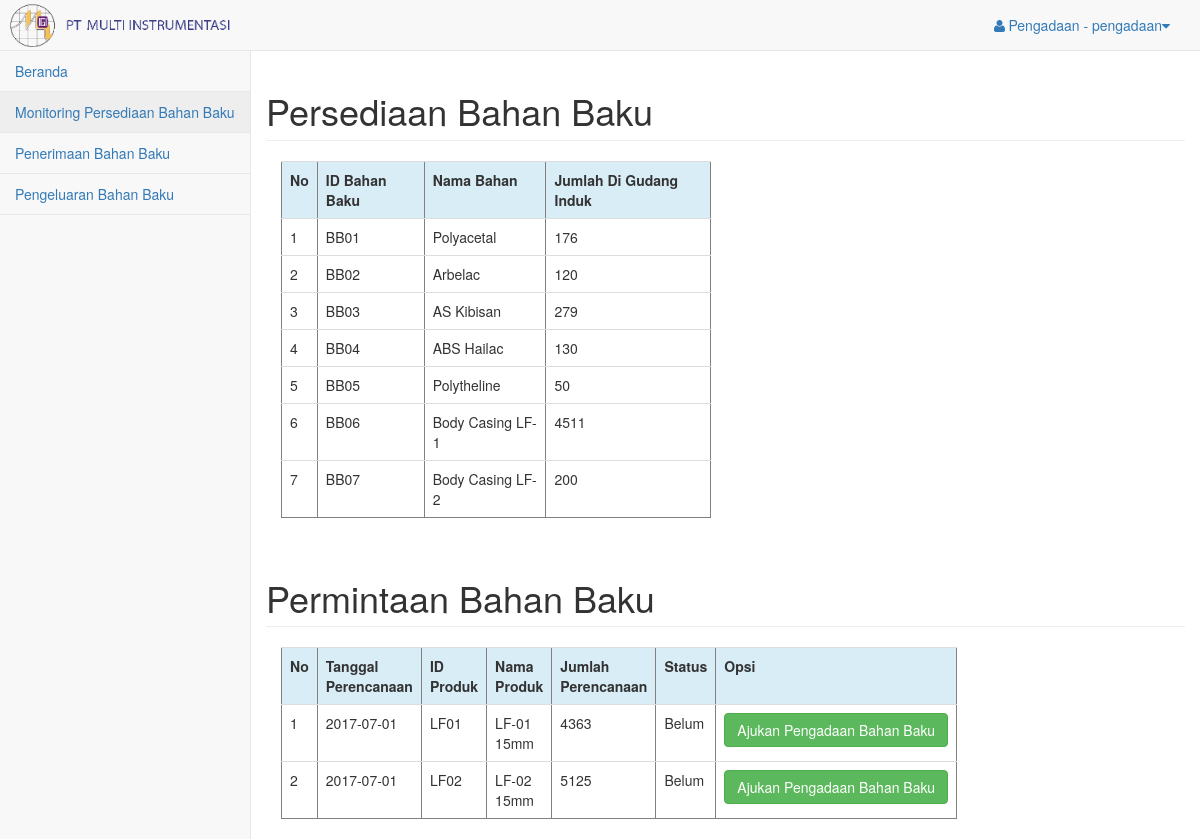
Screenshot of /pages/gudang_induk/index.php?page=monitoring_persediaan (signed in) with the database file from the repository.
### tables this page shows
CREATE TABLE `bahan_baku` (
  `id_bahanbaku` varchar(4) NOT NULL,
  `nama_bahan` varchar(20) NOT NULL,
  `jumlah` int(11) NOT NULL
);

CREATE TABLE `rencana_produksi` (
  `id_rencana` int(11) NOT NULL,
  `tanggal_rencana` date DEFAULT NULL,
  `id_produk` varchar(4) DEFAULT NULL,
  `jumlah` int(11) DEFAULT NULL,
  `status_rencana` varchar(5) NOT NULL
);

CREATE TABLE `produk` (
  `id_produk` varchar(4) NOT NULL,
  `nama_produk` varchar(20) DEFAULT NULL,
  `harga` int(11) NOT NULL,
  `jumlah` int(11) NOT NULL
);

### pages/gudang_induk/monitoring_persediaan.php (the view, shortened to what this page needs)
<!DOCTYPE html>
<?php
include 'koneksi.php';
 ?>
<html>
    <head>
    </head>
    <body>
        <div class="row">
        <h1 class="page-header">Persediaan Bahan Baku</h1>
        <div class="col-md-6">
            <table border="1" class="table">
                <tr class="info">
                    <th>No</th>
                    <th>ID Bahan Baku</th>
                    <th>Nama Bahan</th>
                    <th>Jumlah Di Gudang Induk</th>
                </tr>
                <?php
                $query_sql = mysqli_query($koneksi, "SELECT * FROM bahan_baku");
                $nomor = 1;
                while ($data = mysqli_fetch_array($query_sql)) {
                ?>
                <tr>
                    <td><?php echo $nomor++; ?></td>
                    <td><?php echo $data['id_bahanbaku']; ?></td>
                    <td><?php echo $data['nama_bahan']; ?></td>
                    <td><?php echo $data['jumlah']; ?></td>
                </tr>
                <?php
                }
                ?>
            </table>
        </div>
        </div>
        <div class="row">
        <h1 class="page-header">Permintaan Bahan Baku</h1>
            <div class="col-md-9">
                <table border="1" class="table">
                    <tr class="info">
                        <th>No</th>
                        <th>Tanggal Perencanaan</th>
                        <th>ID Produk</th>
                        <th>Nama Produk</th>
                        <th>Jumlah Perencanaan </th>
                        <th>Status</th>
                        <th>Opsi</th>
                    </tr>
                    <?php
                        $query_rencana = mysqli_query($koneksi,"SELECT rencana_produksi.id_rencana as id_rencana,
                                rencana_produksi.tanggal_rencana as tanggal,
                                rencana_produksi.id_produk as id_produk,
                                produk.nama_produk as nama_produk,
                                rencana_produksi.jumlah as jumlah,
                                rencana_produksi.status_rencana as status_rencana
                                FROM produk INNER JOIN rencana_produksi ON produk.id_produk=rencana_produksi.id_produk
                                WHERE status_rencana='Belum'
                                ORDER BY tanggal DESC")
                                or die(mysqli_error());
                        $nomor = 1;
                        while ($data2 = mysqli_fetch_array($query_rencana)) {
                            $id_rencana = $data2['id_rencana'];
                            $id_produk  = $data2['id_produk'];
                    ?>
                    <tr>
                        <td><?php echo $nomor++; ?></td>
                        <td><?php echo $data2['tanggal'];?></td>
                        <td><?php echo $data2['id_produk'];?></td>
                        <td><?php echo $data2['nama_produk'];?></td>
                        <td><?php echo $data2['jumlah'];?></td>
                        <td><?php echo $data2['status_rencana'];?></td>
                        <td><a class="btn btn-success" href="index.php?page=detil_safetystock&&id_rencana=<?php echo $id_rencana; ?>&&id_produk=<?php echo $id_produk ?>">Ajukan Pengadaan Bahan Baku</a></td>
                    </tr>
                    <?php } ?>
                </table>
            </div>
        </div>
    </body>
</html>

### rows the page displays
bahan_baku: id_bahanbaku "BB01", nama_bahan "Polyacetal", jumlah "176"
bahan_baku: id_bahanbaku "BB02", nama_bahan "Arbelac", jumlah "120"
bahan_baku: id_bahanbaku "BB03", nama_bahan "AS Kibisan", jumlah "279"
bahan_baku: id_bahanbaku "BB04", nama_bahan "ABS Hailac", jumlah "130"
bahan_baku: id_bahanbaku "BB05", nama_bahan "Polytheline", jumlah "50"
bahan_baku: id_bahanbaku "BB06", nama_bahan "Body Casing LF-1", jumlah "4511"
bahan_baku: id_bahanbaku "BB07", nama_bahan "Body Casing LF-2", jumlah "200"
rencana_produksi: tanggal_rencana "2017-07-01", id_produk "LF01", id_produk.nama_produk "LF-01 15mm", jumlah "4363", status_rencana "Belum"
rencana_produksi: tanggal_rencana "2017-07-01", id_produk "LF02", id_produk.nama_produk "LF-02 15mm", jumlah "5125", status_rencana "Belum"

### other values shown
$hak_akses "Pengadaan"
$username "pengadaan"
